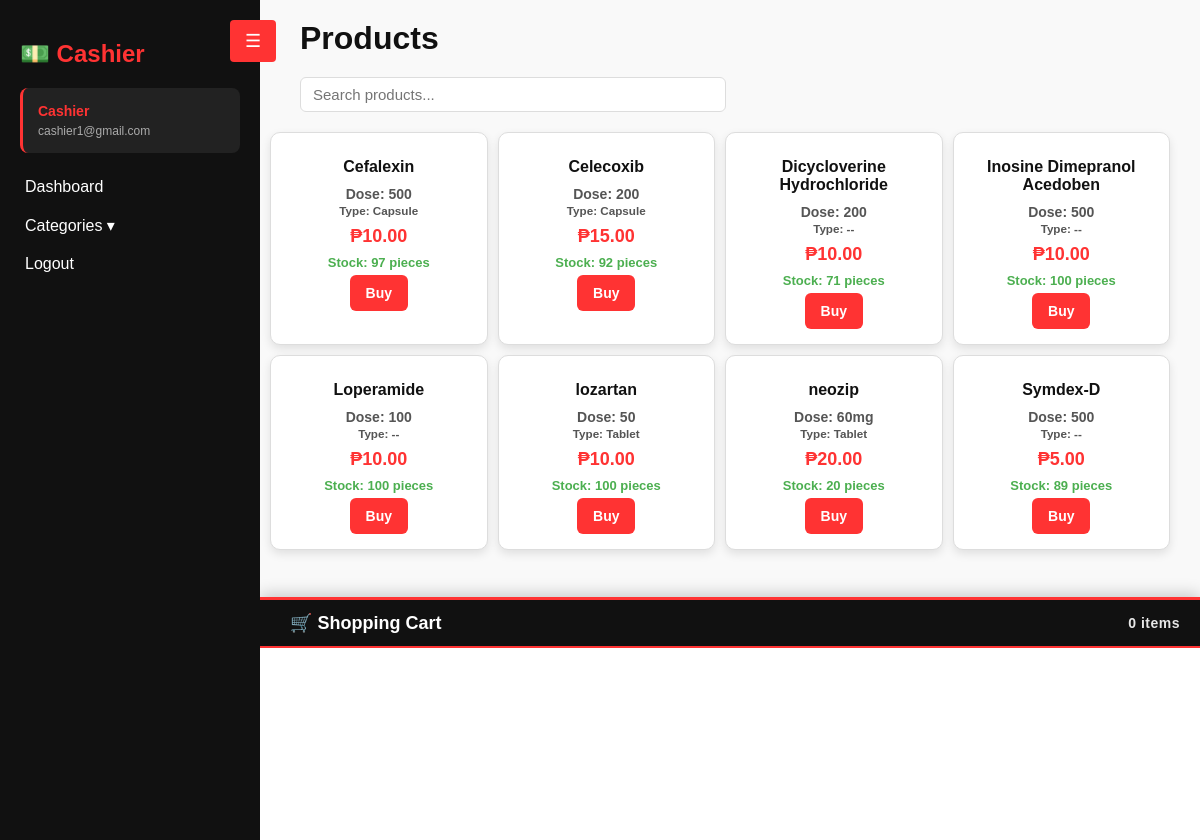
/cashier/index.php (signed in), run on the app's committed database.
### tables this page shows
CREATE TABLE `products` (
  `id` int(11) NOT NULL,
  `category_id` int(11) DEFAULT NULL,
  `name` varchar(100) NOT NULL,
  `price` decimal(10,2) NOT NULL,
  `stock` varchar(255) DEFAULT NULL,
  `expiration` date DEFAULT NULL,
  `barcode` varchar(255) DEFAULT NULL,
  `batch_number` varchar(50) DEFAULT NULL,
  `quantity` int(11) NOT NULL,
  `mg` varchar(50) DEFAULT NULL,
  `medicine_type` varchar(50) DEFAULT NULL
);

### cashier/index.php (the view, shortened to what this page needs)
<?php
require_once __DIR__ . '/../db.php';
$products = [];
$query = "SELECT * FROM products";
$query .= " ORDER BY name ASC";
$res = $conn->query($query);
if ($res) {
    while ($row = $res->fetch_assoc()) {
        $products[] = $row;
    }
}
?>
<!DOCTYPE html>
<html>
<head>
</head>
<body>
<div class="sidebar" id="sidebar">
    <h2>💵 Cashier</h2>
    <div class="user-info">
      <div class="role"><?= ucfirst($_SESSION['role']) ?></div>
      <div class="email"><?= htmlspecialchars($_SESSION['email'] ?? '') ?></div>
    </div>
    <ul>
        <li><a href="index.php">Dashboard</a></li>
        <li class="dropdown">
            <a href="javascript:void(0)">Categories ▾</a>
        </li>
        <li><a href="../logout.php">Logout</a></li>
    </ul>
</div>
<div class="main" id="main">
    <button id="toggle-btn">☰</button>
    <div style="margin-bottom:20px; padding-left:30px;">
        <h1 style="margin:0; color:#111;">Products</h1>
    </div>
    <div style="padding-left: 30px; margin-bottom: 10px;">
        <input type="text" id="product-search" placeholder="Search products..." style="width: 100%; max-width: 400px; padding: 8px 12px; font-size: 15px; border-radius: 6px; border: 1px solid #ddd;">
    </div>
    <div class="products" id="products-container">
        <?php foreach ($products as $p): ?>
        <div class="product" data-id="<?= $p['id'] ?>" data-stock="<?= $p['stock'] ?>">
            <h3><?= htmlspecialchars($p['name']) ?></h3>
            <p style="font-size: 14px; color: #555; margin: 2px 0; font-weight: 600;">
                Dose: <?= htmlspecialchars($p['mg'] ?? '--') ?>
                <br>
                <small>Type: <?= htmlspecialchars($p['medicine_type'] ?? '--') ?></small>
            </p>
            <p style="color:#ff3333; font-size: 18px; font-weight: 700; margin: 8px 0;">₱<?= number_format($p['price'],2) ?></p>
            <p class="product-stock-count" style="font-size: 13px; margin: 5px 0; font-weight: 600; color: <?= $p['stock'] <= 5 ? '#f44336' : ($p['stock'] <= 10 ? '#ff9800' : '#4caf50') ?>">
                Stock: <?= $p['stock'] ?> pieces
            </p>
            <button class="btn" onclick="addToCart(<?= $p['id'] ?>,'<?= htmlspecialchars($p['name'], ENT_QUOTES) ?>',<?= $p['price'] ?>,<?= $p['stock'] ?>)">Buy</button>
        </div>
        <?php endforeach; ?>
    </div>
</div>
<div class="cart-drawer" id="cart-drawer">
    <div class="cart-header">
        <h2>🛒 Shopping Cart</h2>
        <div style="font-size: 14px; color: rgba(255,255,255,0.9); display: flex; flex-direction: column; align-items: flex-end; gap: 2px;">
            <span id="cart-badge-text" style="font-weight: 600;">0 items</span>
        </div>
    </div>
    <div class="cart-body" id="cart-container"></div>
</div>
</body>
</html>

### cashier/index.php (style rules this page uses)
body { font-family: Arial, sans-serif; margin: 0; display: flex; background: #f9f9f9; }
.sidebar { width: 220px; background: #111; color: #fff; min-height: 100vh; padding: 20px; transition: transform 0.3s ease; position: fixed; left: 0; top: 0; z-index: 1000; }
.sidebar h2 { margin-bottom: 20px; color: #ff3333; }
.sidebar .user-info { background: #222; padding: 15px; border-radius: 8px; margin-bottom: 20px; border-left: 3px solid #ff3333; }
.sidebar .user-info .role { color: #ff3333; font-weight: bold; font-size: 14px; margin-bottom: 5px; }
.sidebar .user-info .email { color: #aaa; font-size: 12px; word-break: break-all; }
.sidebar ul { list-style: none; padding: 0; }
.sidebar ul li { margin: 10px 0; }
.sidebar ul li a { color: #fff; text-decoration: none; display: block; padding: 5px; border-radius: 4px; transition: 0.3s; }
.main { flex: 1; padding: 20px; padding-left: 50px; padding-right: 30px; padding-bottom: 270px; margin-left: 220px; transition: all 0.3s ease; max-width: calc(100% - 220px); }
.products { display: grid; grid-template-columns: repeat(auto-fill, minmax(200px,1fr)); gap: 10px; margin-top: 20px; padding-bottom: 30px; }
.product { background: #fff; padding: 15px; border-radius: 10px; box-shadow: 0 4px 10px rgba(0,0,0,0.1); text-align: center; border: 1px solid #ddd; transition: transform 0.2s, box-shadow 0.2s; }
.product h3 { margin: 10px 0; color: #111; font-size: 16px; }
.btn { padding: 10px 16px; background: #ff3333; color: #fff; border-radius: 6px; cursor: pointer; border: none; transition: 0.3s; font-size: 14px; font-weight: 600; }
#cart-badge-text { font-weight: 600; letter-spacing: 0.5px; }
.cart-drawer { position: fixed; bottom: 0; left: 260px; right: 0; width: calc(100% - 260px); height: 250px; background: #fff; box-shadow: 0 -3px 15px rgba(0,0,0,0.2); z-index: 999; display: flex; flex-direction: column; border-top: 3px solid #ff3333; transition: all 0.3s ease; }
.cart-header { background: #111; color: #fff; padding: 12px 20px 12px 30px; display: flex; align-items: center; justify-content: space-between; border-bottom: 2px solid #ff3333; flex-shrink: 0; }
.cart-header h2 { margin: 0; font-size: 18px; }
.cart-body { flex: 1; overflow-y: auto; padding: 15px 15px 15px 30px; }
.dropdown { position: relative; }
#toggle-btn { background:#ff3333; color:#fff; border:none; padding:10px 15px; cursor:pointer; border-radius:4px; position: fixed; left: 230px; top: 20px; z-index: 1001; transition: left 0.3s ease; font-size: 18px; }
@media (max-width: 1200px) { .cart-drawer { height: 240px; } }
@media (max-width: 1200px) { .main { padding-bottom: 260px; } }

### data on the page
products: name "Cefalexin", mg "500", medicine_type "Capsule", price "10.00", stock "97"
products: name "Celecoxib", mg "200", medicine_type "Capsule", price "15.00", stock "92"
products: name "Dicycloverine Hydrochloride", mg "200", medicine_type "--", price "10.00", stock "71"
products: name "Inosine Dimepranol Acedoben", mg "500", medicine_type "--", price "10.00", stock "100"
products: name "Loperamide", mg "100", medicine_type "--", price "10.00", stock "100"
products: name "lozartan", mg "50", medicine_type "Tablet", price "10.00", stock "100"
products: name "neozip", mg "60mg", medicine_type "Tablet", price "20.00", stock "20"
products: name "Symdex-D", mg "500", medicine_type "--", price "5.00", stock "89"

### other printed values
$_SESSION['role'] "Cashier"
$_SESSION['email'] "cashier1@gmail.com"
